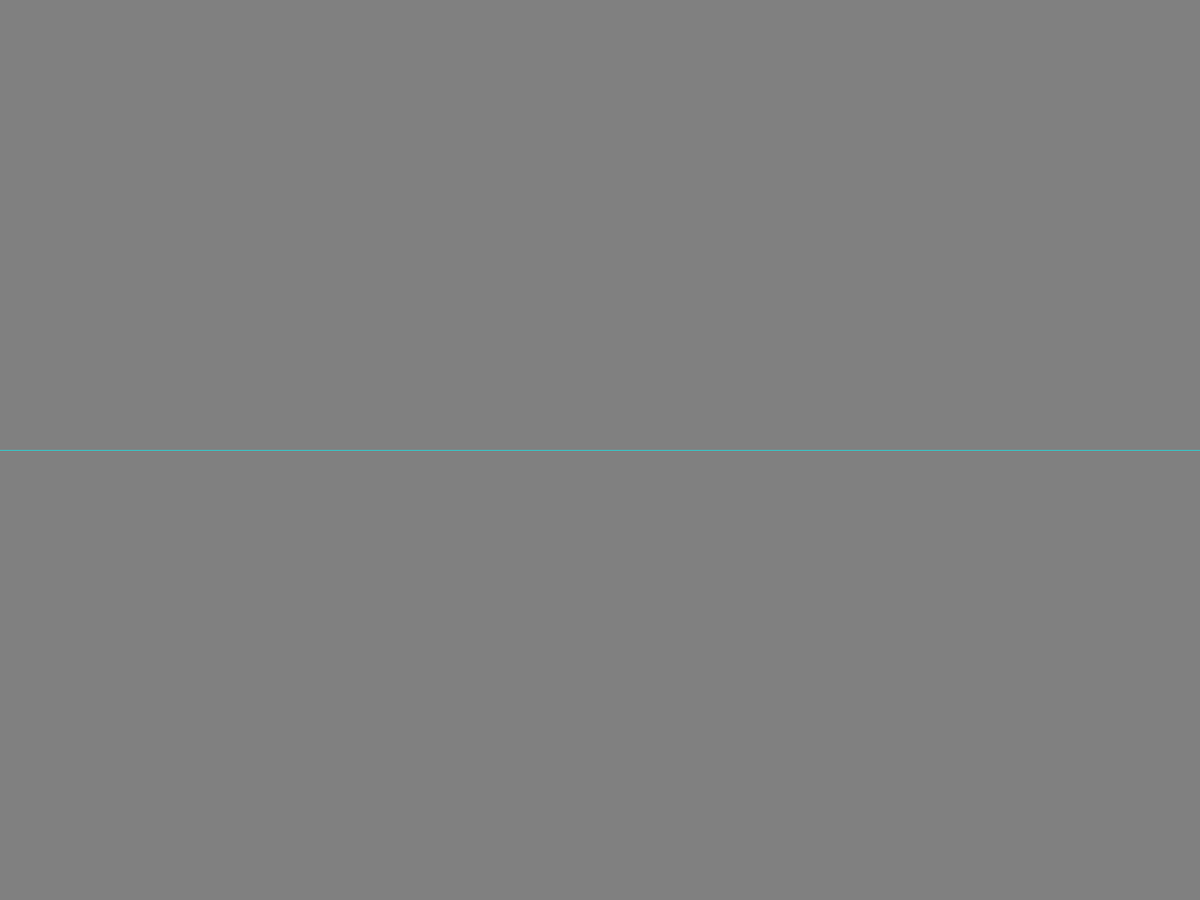
Frame 1 (no input)
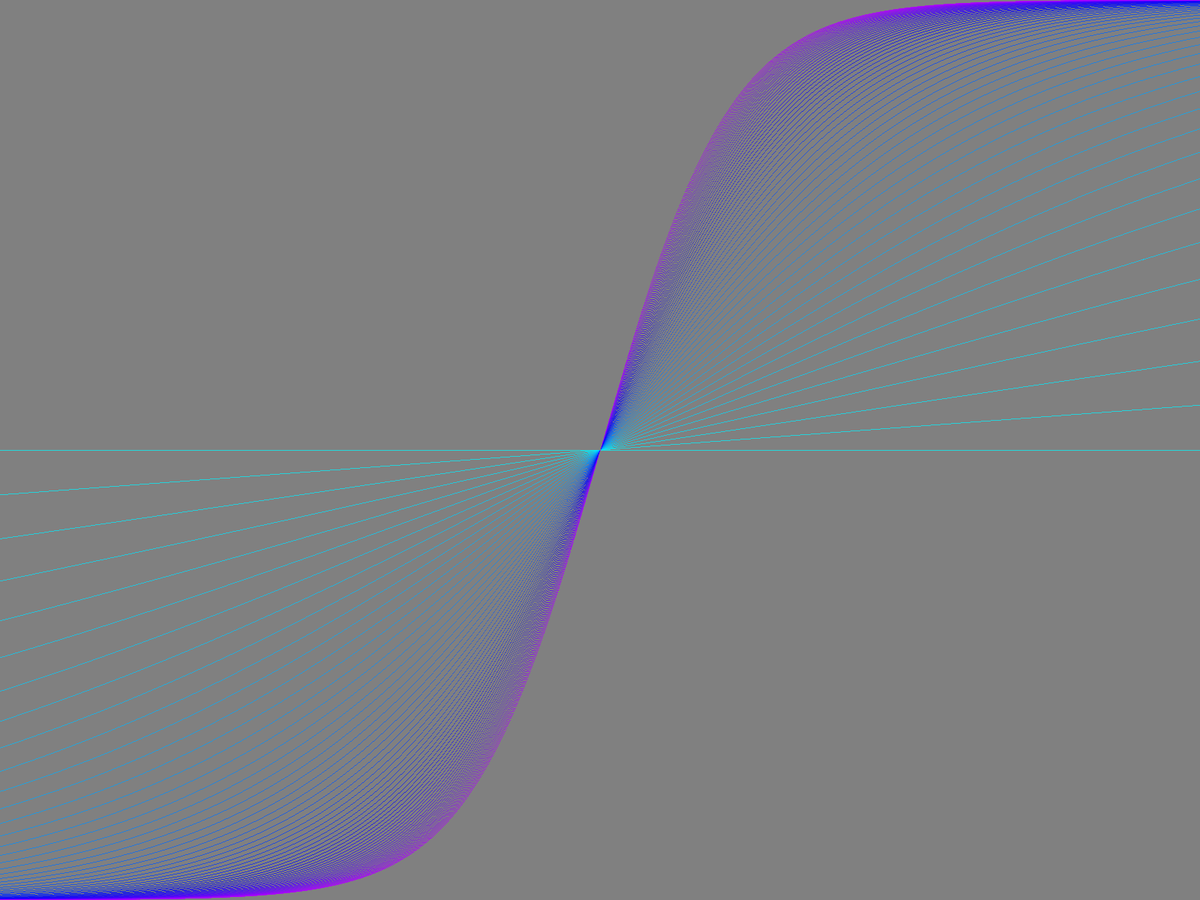
Frame 60 (the mouse pressed at the canvas centre just before this capture)
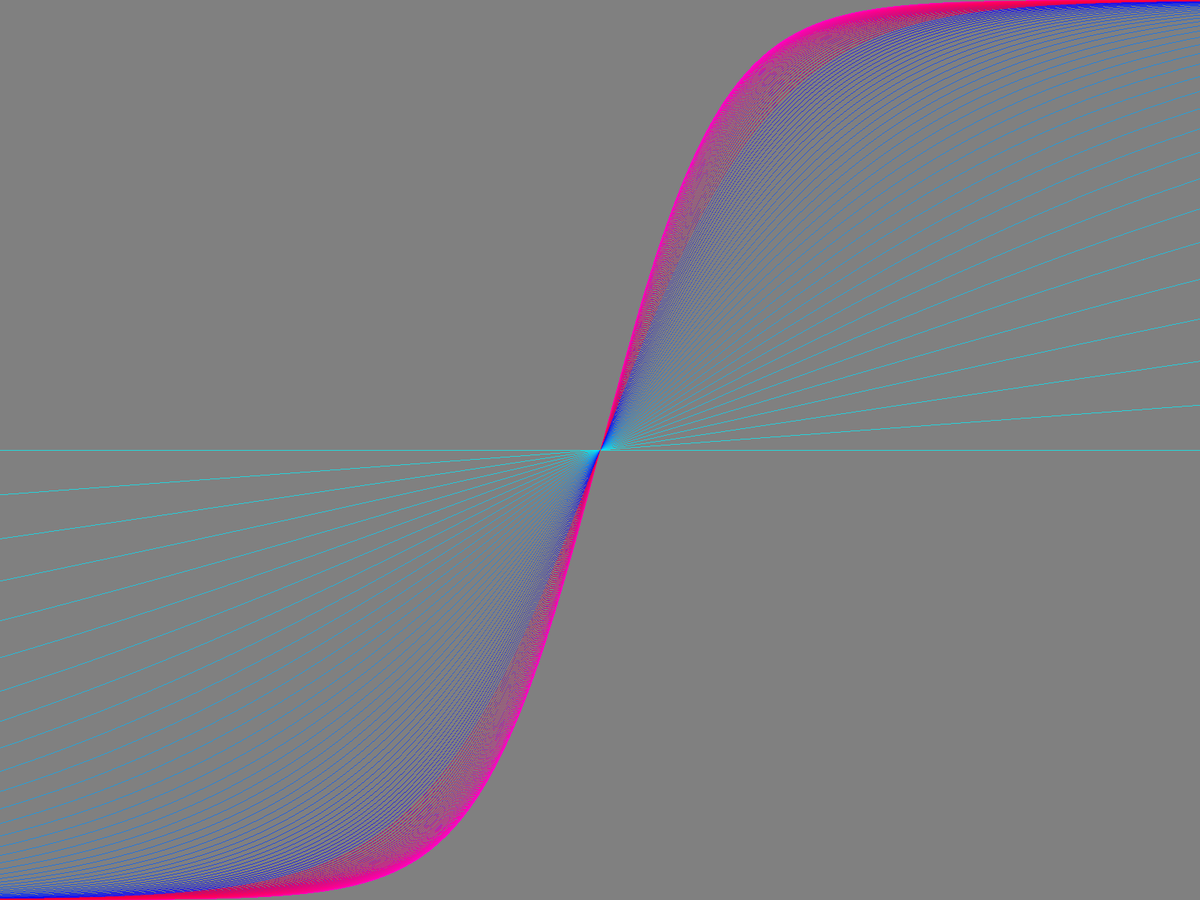
Frame 120 (the mouse held since frame 60 and released just before this capture)

The Processing sketch that drew these frames (run headless with seeded random() and noise(); from frame 60 on, the mouse is pressed at the canvas centre):

// Processing sketch: SigmoidIllustration
// ── SigmoidIllustration.pde
final int input = 5;
final int[] hidden = new int[1];
final int output = 3;
final float lr = .1;

float h = 0;
void setup(){
  fullScreen();
  pixelDensity(1);
  colorMode(HSB);
    background(128);

}

void draw(){
  stroke(sin(h) * 128 + 128, 255, 255);
  float m = sin(2 * h) * 10;

  for(int i = 0; i < width; i++){
    float x =  map(i, 0, width, -m, m);
    float y = map(sigmoid(x), 0, 1, height, 0);
  point(i, y);
  }
  h += .01;
}

float sigmoid(float x){
  return 1 / (1 + exp(-x));
}
